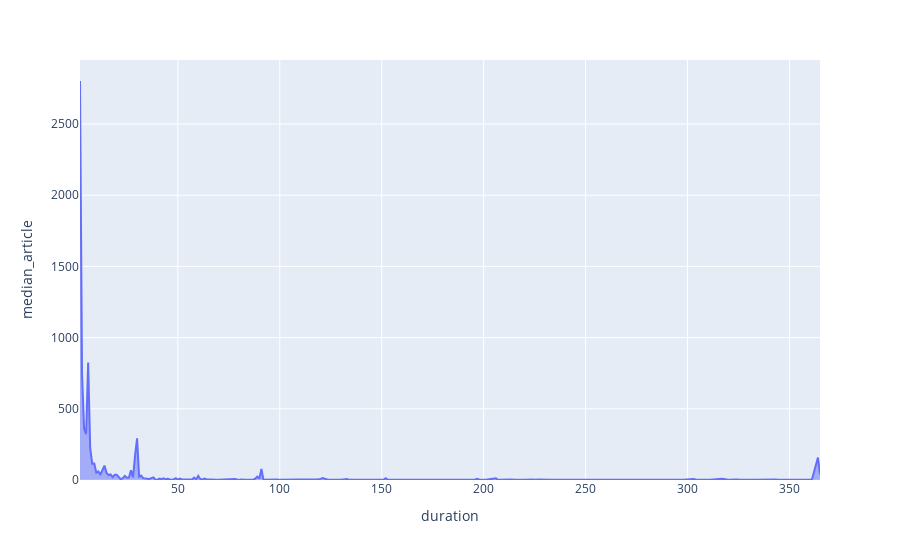

Notebook code for this chart:
### Code cell
fig = px.area(plot_df, x='duration', y='median_article')
fig.show()

### Figure 1 — Plotly figure (JSON) as saved in the notebook; plotly's stock layout.template omitted (floating-point values rounded to 4 significant figures; data arrays with more than 128 entries replaced by an {"elided": "..."} marker saying what was removed)
{"data": [{"hoverlabel": {"namelength": 0}, "hovertemplate": "duration=%{x}<br>median_article=%{y}", "legendgroup": "", "line": {"color": "#636efa"}, "mode": "lines", "name": "", "orientation": "v", "showlegend": false, "stackgroup": "1", "type": "scatter", "x": {"elided": "220 int values"}, "xaxis": "x", "y": {"elided": "220 int values"}, "yaxis": "y"}], "layout": {"autosize": true, "legend": {"tracegroupgap": 0}, "margin": {"t": 60}, "xaxis": {"anchor": "y", "autorange": true, "domain": [0, 1], "range": [2, 365], "title": {"text": "duration"}, "type": "linear"}, "yaxis": {"anchor": "x", "autorange": true, "domain": [0, 1], "range": [0, 2949.0], "title": {"text": "median_article"}, "type": "linear"}}}
